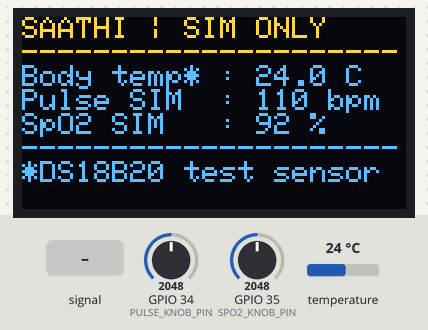
A sketch run on a simulated ESP32. Parts: 128×64 one-colour display. The test bench sets the inputs (shaded band); at power-on: temperature 24 °C, GPIO 34 (PULSE_KNOB_PIN) = 2048, GPIO 35 (SPO2_KNOB_PIN) = 2048 (analog values on the 0–4095 scale). The OLED is the two-colour kind (top 16 rows yellow); what the sketch prints to the serial monitor is not drawn.

Above: at 2.6 s.
2.7 s: GPIO 34 (PULSE_KNOB_PIN) fed a 200 Hz sine of ±327 counts around its level
At 4.2 s:
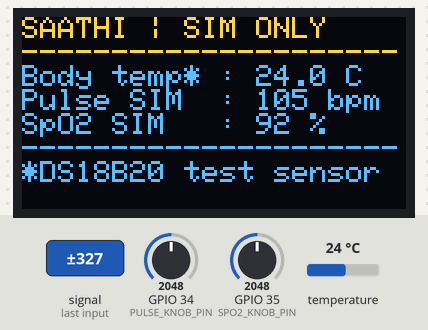
7.1 s: temperature set to 12 °C
At 8.3 s:
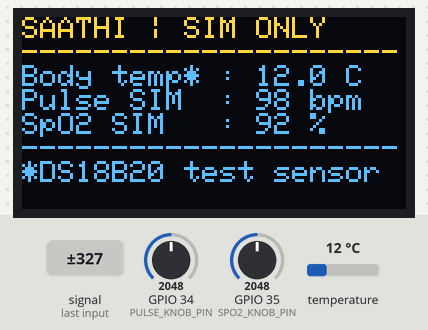
10.7 s: GPIO 34 (PULSE_KNOB_PIN) set to 2866
At 12.5 s:
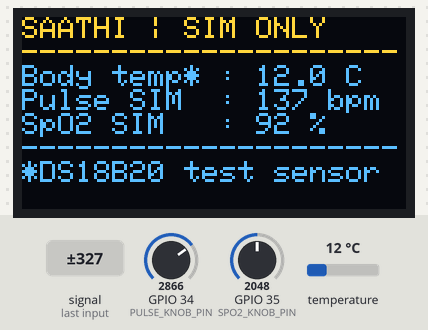
13.2 s: GPIO 35 (SPO2_KNOB_PIN) set to 2866
At 15.4 s:
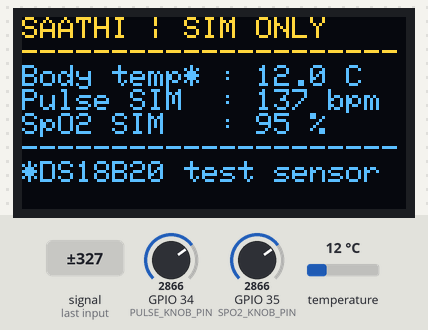
16.1 s: GPIO 34 (PULSE_KNOB_PIN) fed a 1000 Hz sine of ±1023 counts around its level
At 16.9 s:
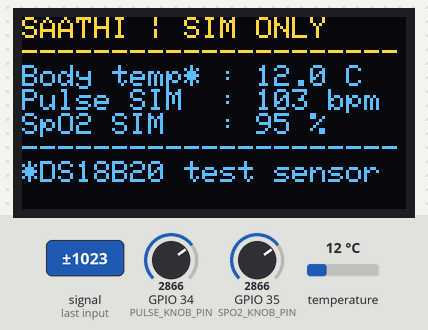
19.7 s: temperature set to 19 °C
At 21.1 s:
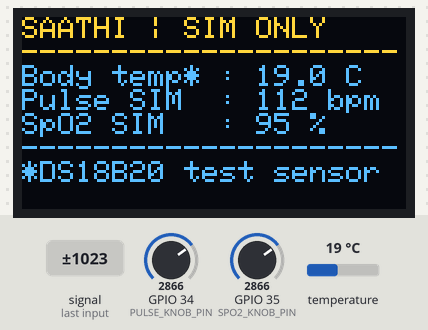
Timing chart, 0 to 22.7 s (numbered marks = the images above; inputs shaded):
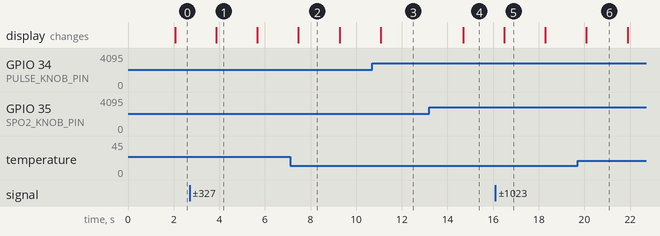

Measured:
- after the input at 2.7 s, the display: changes after 1.2 s (image 1)
- after the input at 13.2 s, the display: changes after 1.5 s (image 4)
- after the input at 16.1 s, the display: changes after 0.38 s (image 5)
- what the display in image 1 shows lasts 1.8 s, from 3.9 s to 5.7 s

The sketch:

sketch.ino
```cpp
#include <Wire.h>
#include <Adafruit_GFX.h>
#include <Adafruit_SSD1306.h>
#include <OneWire.h>
#include <DallasTemperature.h>

// SAATHI educational simulator
// DS18B20 is used ONLY as a body-temperature simulation substitute.
// The planned real device uses the MLX90614 non-contact IR sensor.
// Pulse and SpO2 values below are simulated with potentiometers.
// This is not a medical device and must not be used for health decisions.

#define SCREEN_WIDTH 128
#define SCREEN_HEIGHT 64
#define OLED_RESET -1

const int ONE_WIRE_BUS = 15;
const int PULSE_KNOB_PIN = 34;
const int SPO2_KNOB_PIN = 35;

Adafruit_SSD1306 display(SCREEN_WIDTH, SCREEN_HEIGHT, &Wire, OLED_RESET);
OneWire oneWire(ONE_WIRE_BUS);
DallasTemperature bodyTempSensor(&oneWire);

void setup() {
  Serial.begin(115200);
  Wire.begin(21, 22);
  analogReadResolution(12);
  bodyTempSensor.begin();

  if (!display.begin(SSD1306_SWITCHCAPVCC, 0x3C)) {
    Serial.println("OLED not found. Check I2C wiring.");
    while (true) delay(10);
  }

  display.clearDisplay();
  display.setTextColor(SSD1306_WHITE);
  display.setTextSize(1);
  display.setCursor(0, 0);
  display.println("SAATHI BODY TEMP");
  display.println("Starting demo...");
  display.display();
  delay(1200);
}

void loop() {
  bodyTempSensor.requestTemperatures();
  float simulatedBodyTemp = bodyTempSensor.getTempCByIndex(0);

  int pulseRaw = analogRead(PULSE_KNOB_PIN);
  int spo2Raw = analogRead(SPO2_KNOB_PIN);

  // These are example values controlled by potentiometers, not measurements.
  int simulatedPulse = map(pulseRaw, 0, 4095, 40, 180);
  int simulatedSpO2 = map(spo2Raw, 0, 4095, 85, 100);

  bool tempValid = (simulatedBodyTemp != DEVICE_DISCONNECTED_C &&
                    simulatedBodyTemp > -50 && simulatedBodyTemp < 100);

  display.clearDisplay();
  display.setCursor(0, 0);
  display.setTextSize(1);
  display.println("SAATHI | SIM ONLY");
  display.println("---------------------");

  display.print("Body temp* : ");
  if (tempValid) {
    display.print(simulatedBodyTemp, 1);
    display.println(" C");
  } else {
    display.println("Sensor error");
  }

  display.print("Pulse SIM  : ");
  display.print(simulatedPulse);
  display.println(" bpm");

  display.print("SpO2 SIM   : ");
  display.print(simulatedSpO2);
  display.println(" %");

  display.println("---------------------");
  display.println("*DS18B20 test sensor");
  display.display();

  Serial.println("===== SAATHI DEMO =====");
  if (tempValid) {
    Serial.printf("Simulated body-temp input: %.1f C\n", simulatedBodyTemp);
  } else {
    Serial.println("Temperature sensor read error");
  }
  Serial.printf("Simulated pulse: %d bpm\n", simulatedPulse);
  Serial.printf("Simulated SpO2: %d %%\n\n", simulatedSpO2);

    // One JSON object per line for the local dashboard.
  // All values remain simulated; null means the test sensor could not be read.
  if (tempValid) {
    Serial.printf(
      "{\"device\":\"SAATHI\",\"simulated\":true,"
      "\"temperature_c\":%.1f,\"pulse_bpm\":%d,\"spo2_percent\":%d,"
      "\"uptime_ms\":%lu}\n",
      simulatedBodyTemp, simulatedPulse, simulatedSpO2, millis()
    );
  } else {
    Serial.printf(
      "{\"device\":\"SAATHI\",\"simulated\":true,"
      "\"temperature_c\":null,\"pulse_bpm\":%d,\"spo2_percent\":%d,"
      "\"uptime_ms\":%lu}\n",
      simulatedPulse, simulatedSpO2, millis()
    );
  }


  delay(1000);
}
```
